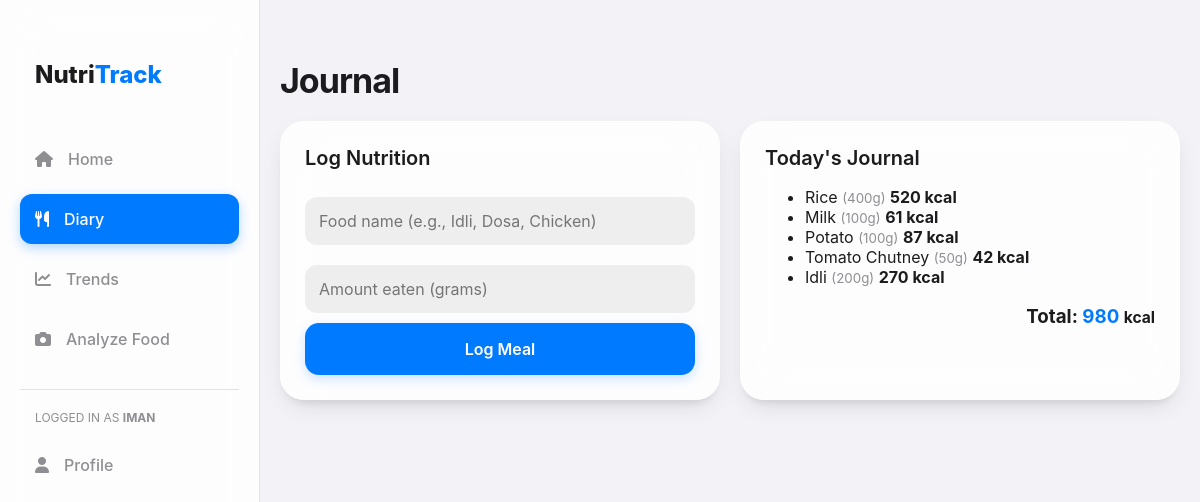
Page /diary/ (signed in) on the earlier database version.
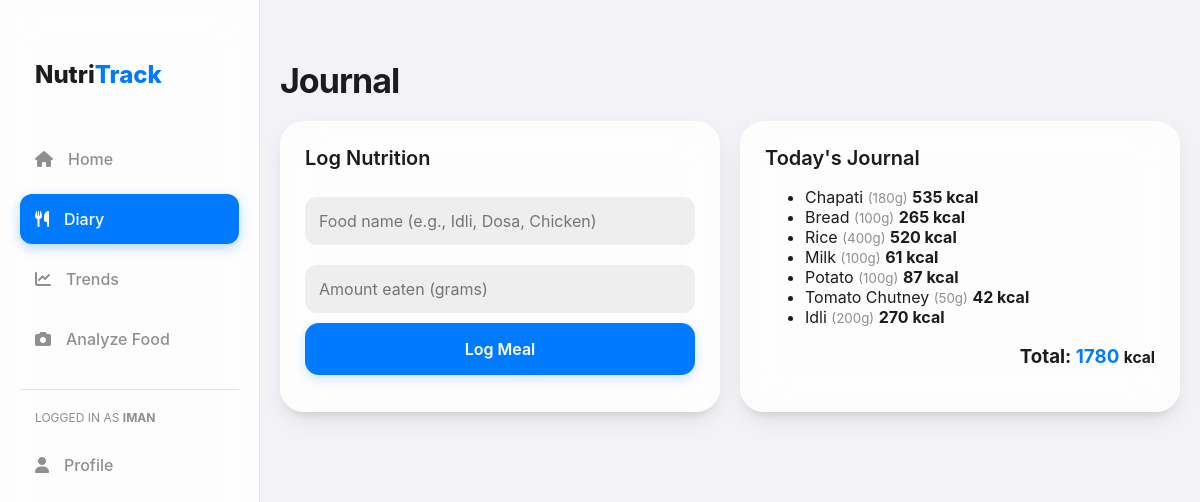
Same page on the later database version.
### tracker/models.py (models this page shows, shortened)
class FoodLog(models.Model):
    user = models.ForeignKey(User, on_delete=models.CASCADE, null=True, blank=True)
    name = models.CharField(max_length=100)
    grams = models.IntegerField(default=100)
    calories = models.IntegerField()
    date_logged = models.DateTimeField(default=timezone.now)

### tracker/views.py (the view, shortened to what this page needs)
# urls.py: path('diary/', views.diary_view, name='diary'),
def diary_view(request):
    context = {'searched_food': None, 'foods_today': [], 'total_calories': 0}
    if request.user.is_authenticated:
        today = timezone.now().date()
        foods_today = FoodLog.objects.filter(user=request.user, date_logged__date=today).order_by('-date_logged')
        context['total_calories'] = foods_today.aggregate(Sum('calories'))['calories__sum'] or 0
        context['foods_today'] = foods_today
    return render(request, 'tracker/diary.html', context)

### tracker/templates/tracker/diary.html (shortened to what this page needs)
{% extends 'tracker/base.html' %}
{% block header_title %}Journal{% endblock %}
{% block content %}
<div class="desktop-grid">
    <div class="card">
        <h2>{% if user.is_authenticated %}Log Nutrition{% else %}Calorie Calculator{% endif %}</h2>
        <form method="POST" action="{% url 'diary' %}">
            <input type="text" name="food_name" placeholder="Food name (e.g., Idli, Dosa, Chicken)" required>
            <input type="number" name="food_grams" placeholder="Amount eaten (grams)" required>
            <button type="submit">{% if user.is_authenticated %}Log Meal{% else %}Calculate{% endif %}</button>
        </form>
    </div>
    <div class="card">
        <h2>Today's Journal</h2>
        {% if user.is_authenticated %}
            <ul>
                {% for food in foods_today %}
                    <li>
                        <span>{{ food.name }} <small style="color: var(--ios-secondary);">({{ food.grams }}g)</small></span>
                        <strong>{{ food.calories }} kcal</strong>
                    </li>
                {% empty %}
                    <li style="color: var(--ios-secondary); justify-content: center; border: none;">No meals logged today yet.</li>
                {% endfor %}
            </ul>
            <h3 style="text-align: right;">Total: <span style="color:var(--ios-accent)">{{ total_calories }}</span> <small>kcal</small></h3>
        {% endif %}
    </div>
</div>
{% endblock %}

### tracker/templates/tracker/base.html (shortened to what this page needs)
<!DOCTYPE html>
<html lang="en">
<head>
    <link rel="stylesheet" href="https://cdnjs.cloudflare.com/ajax/libs/font-awesome/6.4.0/css/all.min.css">
</head>
<body>
    <aside class="sidebar">
        <h1>Nutri<span style="color:var(--ios-accent)">Track</span></h1>
        <a href="{% url 'home' %}" class="sidebar-btn {% if request.resolver_match.url_name == 'home' %}active{% endif %}">
            <i class="fa-solid fa-house"></i> Home
        </a>
        <a href="{% url 'diary' %}" class="sidebar-btn {% if request.resolver_match.url_name == 'diary' %}active{% endif %}">
            <i class="fa-solid fa-utensils"></i> Diary
        </a>
        <a href="{% url 'trends' %}" class="sidebar-btn {% if request.resolver_match.url_name == 'trends' %}active{% endif %}">
            <i class="fa-solid fa-chart-line"></i> Trends
        </a>
        <a href="{% url 'analyze' %}" class="sidebar-btn {% if request.resolver_match.url_name == 'analyze' %}active{% endif %}">
            <i class="fa-solid fa-camera"></i> Analyze Food
        </a>
        <hr style="border: 0; border-top: 1px solid rgba(120,120,128,0.2); margin: 20px 0;">
        {% if user.is_authenticated %}
            <div style="padding: 0 15px; margin-bottom: 10px; font-size: 12px; color: var(--ios-secondary); text-transform: uppercase;">
                Logged in as <b>{{ user.username }}</b>
            </div>
            <a href="{% url 'profile' %}" class="sidebar-btn {% if request.resolver_match.url_name == 'profile' %}active{% endif %}">
                <i class="fa-solid fa-user"></i> Profile
            </a>
        {% else %}
            <a href="{% url 'login' %}" class="sidebar-btn {% if request.resolver_match.url_name == 'login' or request.resolver_match.url_name == 'signup' %}active{% endif %}">
                <i class="fa-solid fa-right-to-bracket"></i> Log In
            </a>
        {% endif %}
    </aside>
    <div class="main-container">
        <header>
            <h1>{% block header_title %}Summary{% endblock %}</h1>
        </header>
        <div class="app">
            {% block content %}
            {% endblock %}
        </div>
    </div>
</body>
</html>

### tracker/templates/tracker/base.html (style rules this page uses)
:root { --ios-bg: #f2f2f7; --ios-card: rgba(255, 255, 255, 0.85); --ios-accent: #007aff; --ios-text: #1c1c1e; --ios-secondary: #8e8e93; --card-shadow: 0 10px 25px -5px rgba(0, 0, 0, 0.1), 0 8px 10px -6px rgba(0, 0, 0, 0.1); --sidebar-width: 260px; }
* { box-sizing: border-box; -webkit-tap-highlight-color: transparent; font-family: -apple-system, BlinkMacSystemFont, "Segoe UI", Roboto, sans-serif; }
body { margin: 0; background-color: var(--ios-bg); color: var(--ios-text); display: flex; min-height: 100vh; overflow-x: hidden; }
.sidebar { width: var(--sidebar-width); background: var(--ios-card); backdrop-filter: blur(20px); height: 100vh; position: fixed; left: 0; top: 0; display: none; flex-direction: column; padding: 40px 20px; border-right: 1px solid rgba(120,120,128,0.2); z-index: 1000; }
.sidebar h1 { font-size: 24px; margin-bottom: 40px; padding-left: 15px; font-weight: 800; }
.sidebar-btn { background: none; border: none; color: var(--ios-secondary); padding: 15px; margin: 5px 0; border-radius: 12px; display: flex; align-items: center; gap: 15px; font-size: 16px; font-weight: 500; cursor: pointer; transition: 0.2s; width: 100%; text-decoration: none; }
.sidebar-btn.active { background: var(--ios-accent); color: white; box-shadow: 0 4px 12px rgba(0,122,255,0.3); }
.main-container { flex: 1; transition: margin-left 0.3s ease; width: 100%; }
header { padding: 60px 20px 20px; display: flex; justify-content: space-between; align-items: center; max-width: 1000px; margin: 0 auto; }
header h1 { font-size: 34px; font-weight: 700; margin: 0; letter-spacing: -1px; }
.app { padding: 0 20px 140px; max-width: 1000px; margin: 0 auto; width: 100%; }
.card { background: var(--ios-card); backdrop-filter: blur(20px); border-radius: 24px; padding: 24px; margin-bottom: 25px; box-shadow: var(--card-shadow); border: 1px solid rgba(255, 255, 255, 0.1); }
h2 { font-size: 20px; margin-top: 0; font-weight: 600; }
input { width: 100%; padding: 14px; margin: 10px 0; border-radius: 12px; border: none; background: rgba(120, 120, 128, 0.12); color: var(--ios-text); font-size: 16px; }
button { width: 100%; padding: 16px; border-radius: 14px; border: none; background: var(--ios-accent); color: white; font-weight: 600; font-size: 16px; cursor: pointer; transition: 0.2s; box-shadow: 0 4px 12px rgba(0, 122, 255, 0.2); }
.desktop-grid { display: grid; grid-template-columns: 1fr; gap: 20px; }
@media (min-width: 850px) { .sidebar { display: flex; } }
@media (min-width: 850px) { .main-container { margin-left: var(--sidebar-width); } }
@media (min-width: 850px) { .desktop-grid { grid-template-columns: 1fr 1fr; } }

Differences in the rows shown:
added FoodLog: name "Chapati", grams "180", calories "535"
added FoodLog: name "Bread", grams "100", calories "265"
Other differences:
{{ total_calories }}: "980" → "1780"
